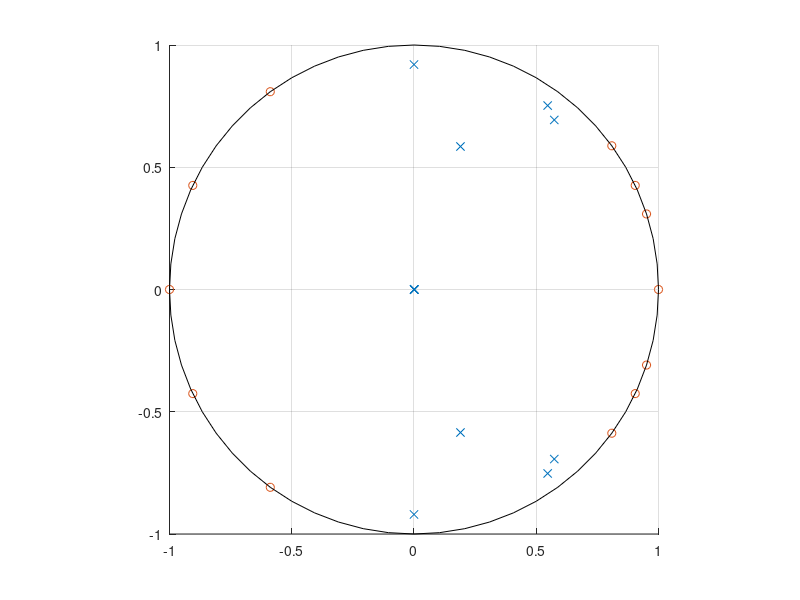
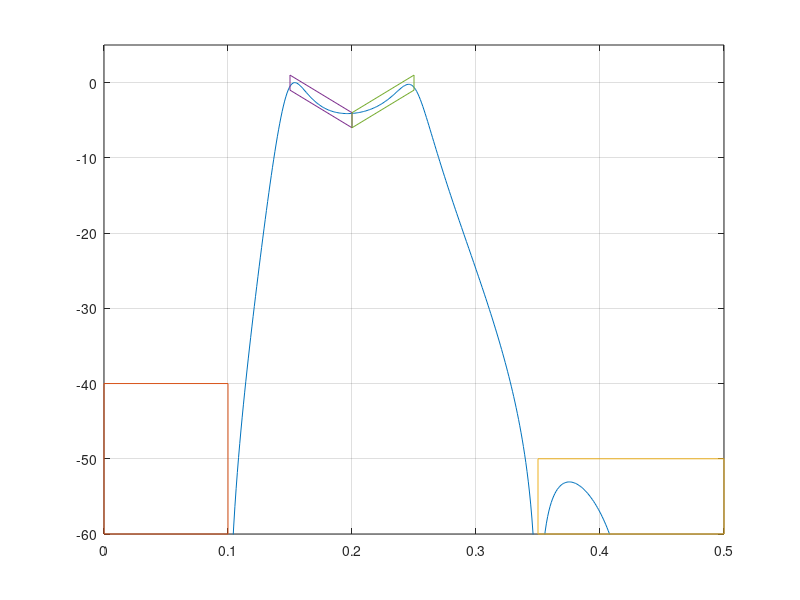

These charts were generated, in order, by the following MATLAB code: (Note: this script raises an error after producing the figures.)
%% Lab 3 - Task 2

%This function is designed to take pole and zeros in the z-plane and create
%a filter based on those poles.  Our specific filter was required to
%attenuate -40dB at frequencies below f = .1 and -50dB at frequencies above
%f = .35.  In the .15 < f < .25 band, there is a pass band which must fit
%the graph given in the lab manual.

N = 1024;
f = linspace(0,1,N);
w = 2*pi*f;
z = exp(j*w);




iir_poles =[
    .9 * exp(j*2*pi*.14*[1 -1]), ...
    .93 * exp(j*2*pi*.15*[1 -1]), ...
    .615 * exp(j*2*pi*.2*[1 -1]), ...
    .92 * exp(j*2*pi*.25*[1 -1]), ...
    .001 * exp(j*2*pi* 0*[1 -1]), ...
    .001 * exp(j*2*pi* 0 *[1 -1])
    
    
];

iir_zeros =[
   	1, ...
    -1, ...
    exp(j*2*pi*.05*[1 -1]), ...
    exp(j*2*pi*.07*[1 -1]), ...
    exp(j*2*pi*.1*[1 -1]), ...
    exp(j*2*pi*.35*[1 -1]), ...
    exp(j*2*pi*.43*[1 -1])
];

num = poly(iir_zeros);
den = poly(iir_poles);
hold on;
plot(iir_poles, 'x');
plot(iir_zeros, 'o');
rectangle('Position',[-1 -1 2 2],'Curvature',[1 1]);
grid;
axis square;

k = 1/(max(abs(polyval(num,z)./polyval(den,z))));

H = 20*log10(k*abs(polyval(num,z)./polyval(den,z)));

figure;
plot(f,H);
hold on;
grid on;
xlim([0 .5]);
ylim([-60, 5]);

%% Geometric Limits for Gain
plot([0 .1 .1 0 0],[-40 -40 -60 -60 -40])
plot([.35 .5 .5 .35 .35],[-50 -50 -60 -60 -50])

plot([.15 .2 .2 .15 .15],[1 -4 -6 -1 1])
plot([.2 .25 .25 .2 .2],[-4 1 -1 -6 -4]);

[sos,g] = zp2sos(num,den,k,'up','inf'); %need inf?

lab3_task3(sos,g);
